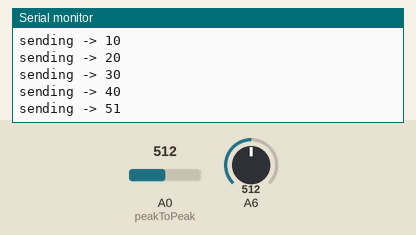
A sketch run on a simulated Arduino Uno, built with avr-gcc and run on an emulated ATmega328P. Parts: the last lines printed to the serial monitor. The inputs (shaded band) are chosen by the test bench; at power-on: A0 (peakToPeak) = 512, A6 = 512.

Above: at 2.7 s.
2.8 s: A0 (peakToPeak) set to 610
At 2.87 s:
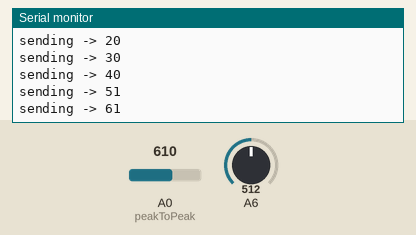
4.3 s: A0 (peakToPeak) set to 590
At 4.48 s:
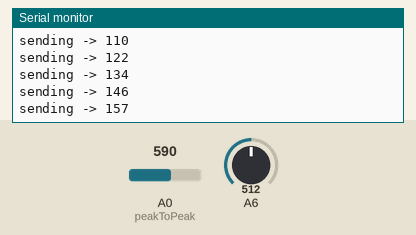
Timing chart, 0 to 7.3 s (numbered marks = the images above; inputs shaded):
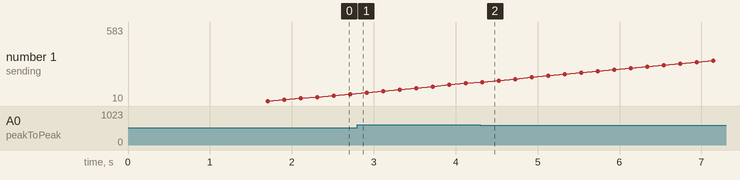

Measured:
- after the input at 4.3 s, the serial monitor: prints a new line at once (image 2)
- plotted number 1: 61 → 146 after the input at 2.8 s, 146 → 583 after the input at 4.3 s

The sketch:

microphone4.ino
```cpp
// attribution: Basic peak-to-peak reading code for microphone, Bill Earl https://learn.adafruit.com/adafruit-microphone-amplifier-breakout/measuring-sound-levels
// attribution: Basic smoothing / averages code, Arduino.cc https://www.arduino.cc/en/Tutorial/Smoothing

#include "config.h"
const int sampleWindow = 100;            // Sample window width in mS
unsigned int sample;
int sendRate = 5000;
int prevsample;
int thresholdmedium = 600;

const int numReadings = 50;              // Take average of every 50 readings
int readings[numReadings];               // readings from analog input
int readIndex = 0;                       // index of current reading
int total = 0;                           // running total
int average = 0;                         // the average

AdafruitIO_Feed *Microphone = io.feed("Microphone");

void setup() {
 // start the serial connection
  Serial.begin(115200);

  // wait for serial monitor to open
  while(! Serial);

  Serial.print("Connecting to Adafruit IO");

  // connect to io.adafruit.com
  io.connect();

  // wait for a connection
  while(io.status() < AIO_CONNECTED) {
    Serial.print(".");
    delay(500);
  }

  // we are connected
  Serial.println();
  Serial.println(io.statusText());

  for (int thisReading = 0; thisReading < numReadings; thisReading++) {
    readings[thisReading] = 0;
}
}
void loop() {
    io.run();

   unsigned long startMillis= millis();                // Start of sample window
   unsigned int peakToPeak = 0;                       // peak-to-peak level

   unsigned int signalMax = 0;
   unsigned int signalMin = 1024;

   while (millis() - startMillis < sampleWindow)       // collect data for 100 mS
   {
      sample = analogRead(0);
      if (sample < 1024)                             // ignore bad readings above 1024
      {
         if (sample > signalMax)
         {
            signalMax = sample;                     // save just the max levels
         }
         else if (sample < signalMin)
         {
            signalMin = sample;                    // save just the min levels
         }
      }
   }
   peakToPeak = signalMax - signalMin;             // max - min = peak-peak amplitude

  total = total - readings[readIndex];
  readings[readIndex] = analogRead(peakToPeak);       // read from peak to peak calculation
  total = total + readings[readIndex];                // add the reading to the total
  readIndex = readIndex + 1;                          // advance to the next position in the array

  if (readIndex >= numReadings) {                     // if we're at the end of the array...
    readIndex = 0;                                   // ...wrap around to the beginning
  }

  // calculate the average:
  average = total / numReadings;
  // send it to the computer
   Serial.print("sending -> ");
   Serial.println(average);
    delay(1);                                        // delay in between reads for stability
    Microphone->save(average);                       // save average peak-peak amplitude to the 'Microphone' feed on Adafruit IO

  prevsample=sample;                                //save microphone state for next comparison:
}
```

config.h
```cpp
/************************ Adafruit IO Config *******************************/

// visit io.adafruit.com if you need to create an account,
// or if you need your Adafruit IO key.
#define IO_USERNAME    "apexies"
#define IO_KEY         "117d6eda7a35489ba5fd780ded9df06b"

/******************************* WIFI **************************************/

// the AdafruitIO_WiFi client will work with the following boards:
//   - HUZZAH ESP8266 Breakout -> https://www.adafruit.com/products/2471
//   - Feather HUZZAH ESP8266 -> https://www.adafruit.com/products/2821
//   - Feather M0 WiFi -> https://www.adafruit.com/products/3010
//   - Feather WICED -> https://www.adafruit.com/products/3056

#define WIFI_SSID       "ocadu-embedded"
#define WIFI_PASS       "internetofthings"

// comment out the following two lines if you are using fona or ethernet
#include "AdafruitIO_WiFi.h"
AdafruitIO_WiFi io(IO_USERNAME, IO_KEY, WIFI_SSID, WIFI_PASS);


/******************************* FONA **************************************/

// the AdafruitIO_FONA client will work with the following boards:
//   - Feather 32u4 FONA -> https://www.adafruit.com/product/3027

// uncomment the following two lines for 32u4 FONA,
// and comment out the AdafruitIO_WiFi client in the WIFI section
// #include "AdafruitIO_FONA.h"
// AdafruitIO_FONA io(IO_USERNAME, IO_KEY);


/**************************** ETHERNET ************************************/

// the AdafruitIO_Ethernet client will work with the following boards:
//   - Ethernet FeatherWing -> https://www.adafruit.com/products/3201

// uncomment the following two lines for ethernet,
// and comment out the AdafruitIO_WiFi client in the WIFI section
// #include "AdafruitIO_Ethernet.h"
// AdafruitIO_Ethernet io(IO_USERNAME, IO_KEY);
```
